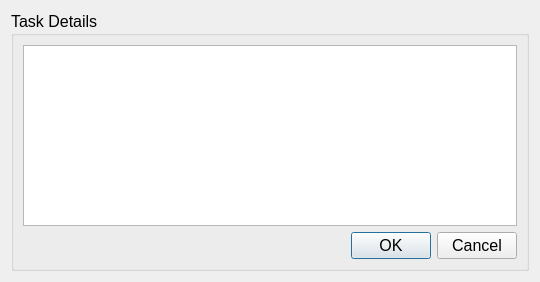
<?xml version="1.0" encoding="UTF-8"?>
<ui version="4.0">
 <class>InfoDialog</class>
 <widget class="QDialog" name="InfoDialog">
  <property name="geometry">
   <rect>
    <x>0</x>
    <y>0</y>
    <width>540</width>
    <height>282</height>
   </rect>
  </property>
  <property name="windowTitle">
   <string>Adding a task</string>
  </property>
  <layout class="QHBoxLayout" name="horizontalLayout_3">
   <item>
    <widget class="QGroupBox" name="groupBox">
     <property name="font">
      <font>
       <pointsize>12</pointsize>
      </font>
     </property>
     <property name="title">
      <string>Task Details</string>
     </property>
     <layout class="QHBoxLayout" name="horizontalLayout_2">
      <item>
       <layout class="QVBoxLayout" name="verticalLayout">
        <item>
         <widget class="QPlainTextEdit" name="taskDetailsInput">
          <property name="font">
           <font>
            <pointsize>12</pointsize>
           </font>
          </property>
          <property name="cursor" stdset="0">
           <cursorShape>IBeamCursor</cursorShape>
          </property>
          <property name="accessibleName">
           <string>taskDetailsetailsText</string>
          </property>
          <property name="autoFillBackground">
           <bool>true</bool>
          </property>
          <property name="plainText">
           <string/>
          </property>
         </widget>
        </item>
        <item>
         <layout class="QHBoxLayout" name="horizontalLayout">
          <item>
           <spacer name="horizontalSpacer">
            <property name="orientation">
             <enum>Qt::Horizontal</enum>
            </property>
            <property name="sizeHint" stdset="0">
             <size>
              <width>40</width>
              <height>20</height>
             </size>
            </property>
           </spacer>
          </item>
          <item>
           <widget class="QPushButton" name="okButton">
            <property name="text">
             <string>OK</string>
            </property>
           </widget>
          </item>
          <item>
           <widget class="QPushButton" name="cancelButton">
            <property name="text">
             <string>Cancel</string>
            </property>
           </widget>
          </item>
         </layout>
        </item>
       </layout>
      </item>
     </layout>
    </widget>
   </item>
  </layout>
 </widget>
 <resources/>
 <connections/>
</ui>
